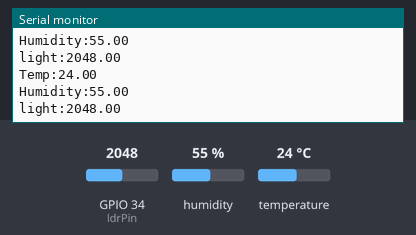
The sketch below on a simulated ESP32. Shown: the last lines printed to the serial monitor. The test bench sets the inputs (shaded band); at power-on: humidity 55 %, GPIO 34 (ldrPin) = 2048, temperature 24 °C.

Above: at 1.8 s.
1.9 s: humidity set to 22 %
At 3.3 s:
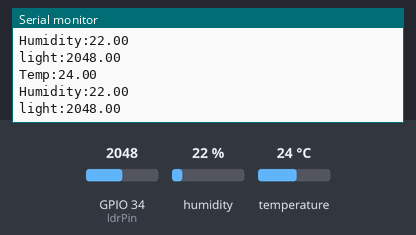
3.4 s: GPIO 34 (ldrPin) set to 2866
At 4.7 s:
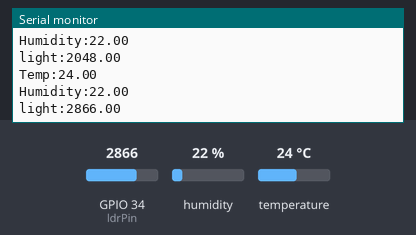
4.9 s: temperature set to 12 °C
At 6.3 s:
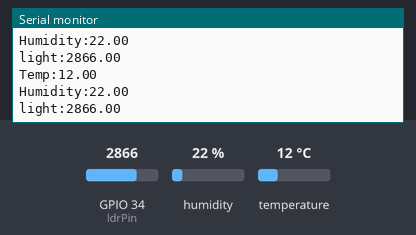
6.4 s: GPIO 34 (ldrPin) set to 3603
At 7.7 s:
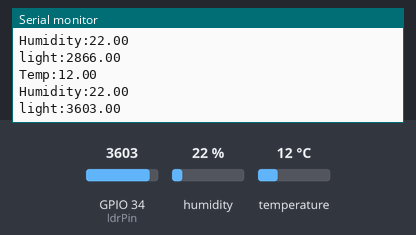
7.9 s: humidity set to 40 %
At 8.5 s:
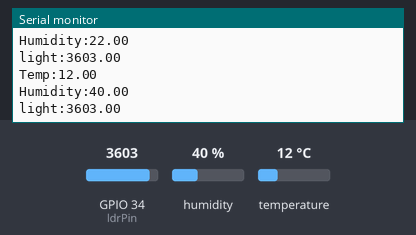
Timing chart, 0 to 10.4 s (numbered marks = the images above; inputs shaded):
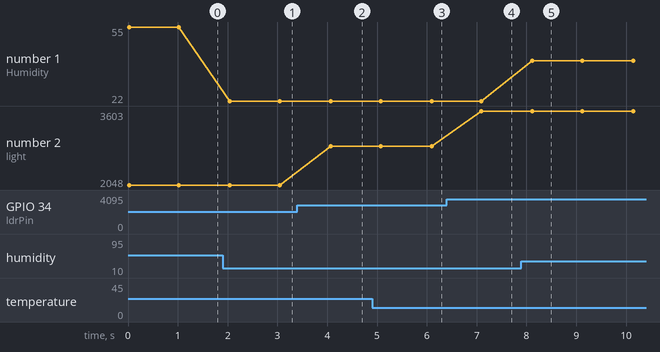

The sketch:

ldr+dht_test_code.ino
```cpp
#include <DHT.h>

#define DHT_PIN 4
#define DHT_TYP DHT11

const int ldrPin = 34;

int ldr = 0;

// DHT11 SETUP
DHT dht(DHT_PIN, DHT_TYP);

void setup()
{
  Serial.begin(115200);
  dht.begin();
}

void loop()
{
  float t = dht.readTemperature();
  float h = dht.readHumidity();
  float ldr = analogRead(ldrPin);

  if (isnan(t) || isnan(h))
  {
    Serial.println("ERROE !");
    return;
  }

  Serial.print("Temp:");
  Serial.println(t);
  Serial.print("Humidity:");
  Serial.println(h);
  Serial.print("light:");
  Serial.println(ldr);

  delay(1000);
}
```

Measured:
- after the input at 1.9 s, the serial monitor: prints a new line after 0.15 s (image 1)
- after the input at 3.4 s, the serial monitor: prints a new line after 0.67 s (image 2)
- after the input at 4.9 s, the serial monitor: prints a new line after 1.2 s (image 3)
- after the input at 6.4 s, the serial monitor: prints a new line after 0.70 s (image 4)
- after the input at 7.9 s, the serial monitor: prints a new line after 0.22 s (image 5)
- plotted number 1: 55 → 22 after the input at 1.9 s, 22 → 40 after the input at 7.9 s
- plotted number 2: 2048 → 2866 after the input at 3.4 s, 2866 → 3603 after the input at 6.4 s
